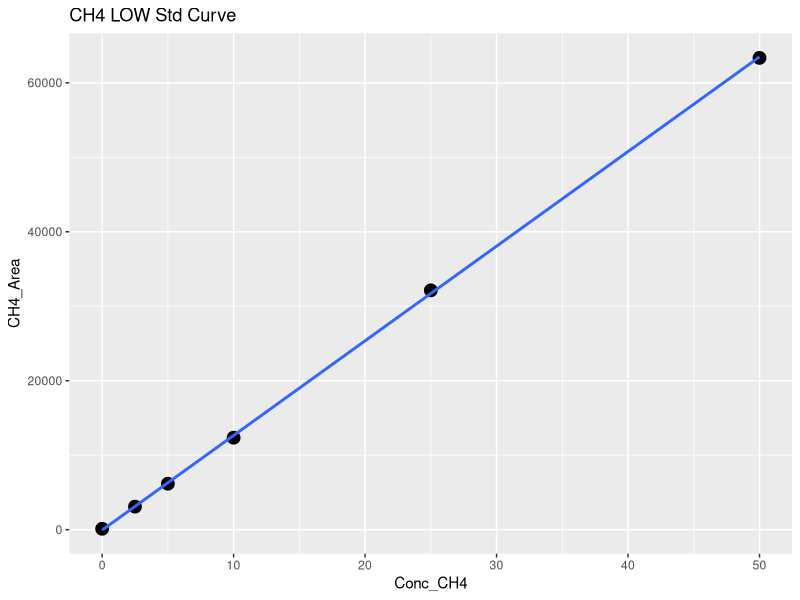
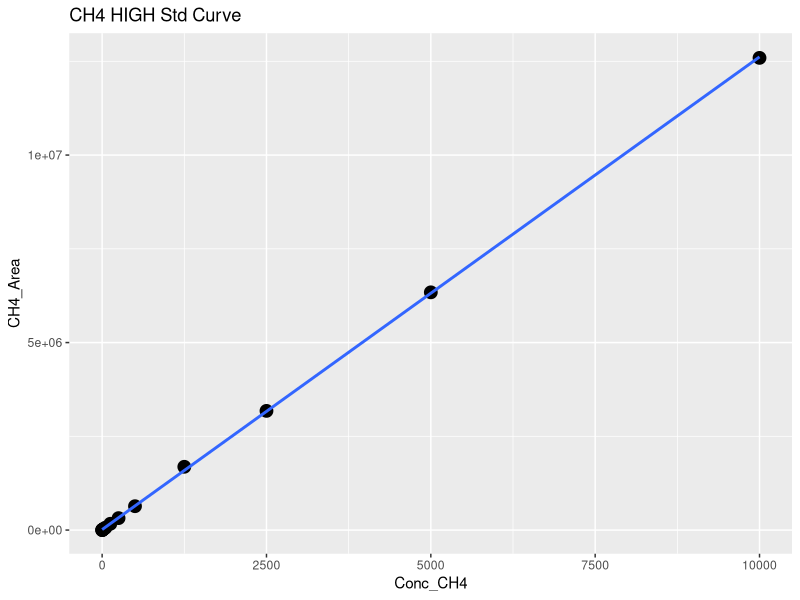
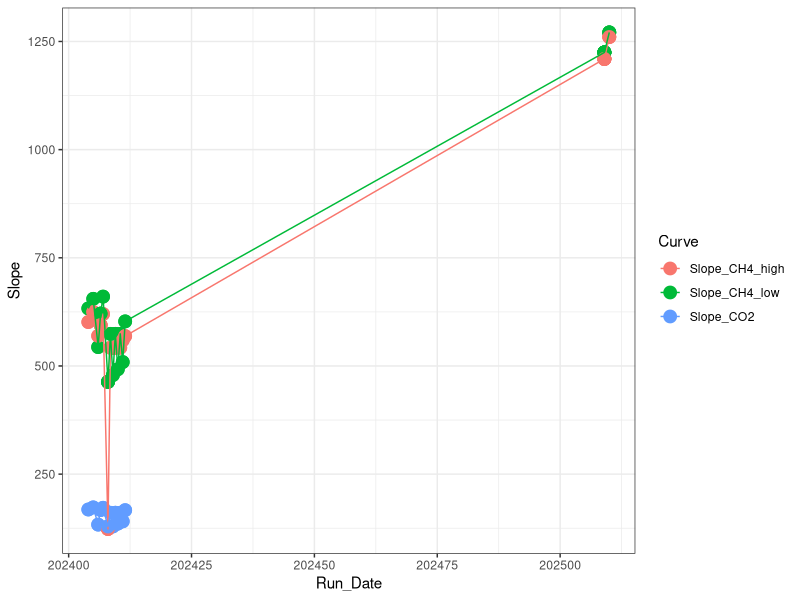

These figures' R source, in order: (Note: this script raises an error after producing the figures.)
## ---- chunk 1
library(dplyr)
library(ggplot2)
library(ggpubr)
library(stringr)
## ---- chunk 2

#Read in June Data 
raw <- read.csv("Raw Data/TEMPEST_SGAS_Test_Well_20251002.csv")
head(raw)

#pull out methane standards
stds_ch4 <-  raw %>%  
  filter(str_detect(User, "B. Blakley")) %>% 
  filter(str_detect(Sample_Type, "Standard"))
#head(stds_ch4)

stds_ch4$Conc_CH4 <- as.numeric(stds_ch4$Conc_CH4)

#split into high curve and low curve for CH4
stds_ch4_low <- stds_ch4  %>%  
  filter(!Conc_CH4 > 100)

#Low curve for CH4
CH4_Low <- ggplot(stds_ch4_low, aes(Conc_CH4, CH4_Area)) + geom_point(size=4) + 
  geom_smooth(method = "lm", se = FALSE) + labs(title="CH4 LOW Std Curve")
CH4_Low

CH4_Low_lm <- lm(stds_ch4_low$CH4_Area ~ stds_ch4_low$Conc_CH4)
summary(CH4_Low_lm)
cf <- coef(CH4_Low_lm)

#create data frame with 1 rows and 0 columns
Slope_CH4_low <- data.frame(matrix(ncol = 0, nrow = 1))
Slope_CH4_low$Curve <- "Slope_CH4_low"
Slope_CH4_low$R2 <- summary(CH4_Low_lm)$adj.r.squared
Slope_CH4_low$Slope <- cf[2]
Slope_CH4_low$Intercept <- cf[1]
#head(Slope_CH4_low)

#High curve for CH4
CH4_High <- ggplot(stds_ch4, aes(Conc_CH4, CH4_Area)) + geom_point(size=4) + 
  geom_smooth(method = "lm", se = FALSE) + labs(title="CH4 HIGH Std Curve")
CH4_High

stds_ch4_lm <- lm(stds_ch4$CH4_Area ~ stds_ch4$Conc_CH4)
summary(stds_ch4_lm)
cf <- coef(stds_ch4_lm)

#create data frame with 1 rows and 0 columns
Slope_CH4_high <- data.frame(matrix(ncol = 0, nrow = 1))
Slope_CH4_high$Curve <- "Slope_CH4_high"
Slope_CH4_high$R2 <- summary(stds_ch4_lm)$adj.r.squared
Slope_CH4_high$Slope <- cf[2]
Slope_CH4_high$Intercept <- cf[1]
#head(Slope_CH4_high)

#pull out co2 standards
stds_co2 <-  raw %>%  
  filter(str_detect(User, "B. Blakley")) %>% 
  filter(str_detect(Sample_Type, "Standard"))
#head(stds_co2)

#CO2 Curve
#CO2_stds <- ggplot(stds_co2, aes(STD_Conc, CO2_Area)) + geom_point(size=4) + 
 # geom_smooth(method = "lm", se = FALSE, color="red") + labs(title="CO2 Std Curve")
#CO2_stds

#stds_co2_lm <- lm(stds_co2$CO2_Area ~ stds_co2$STD_Conc)
#summary(stds_co2_lm)
#cf <- coef(stds_co2_lm)

#create data frame with 1 rows and 0 columns
#Slope_CO2 <- data.frame(matrix(ncol = 0, nrow = 1))
#Slope_CO2$Curve <- "Slope_CO2"
#Slope_CO2$R2 <- summary(stds_co2_lm)$adj.r.squared
#Slope_CO2$Slope <- cf[2]
#Slope_CO2$Intercept <- cf[1]
#head(Slope_CO2)

#pull all the slopes together into one dataframe 
Slopes <- rbind(Slope_CH4_low, Slope_CH4_high) #, Slope_CO2)
#head(Slopes)

#needs changed each time #####
Slopes$Run_Date <- c(202510, 202510) #, 202509)

log <- read.csv("Raw Data/COMPASS_TEMPEST_Varian_QAQC_2024.csv")
head(log)
log <- log[ ,-c(1)]
log <- rbind(log, Slopes)

Slopes_chk <- ggplot(log, aes(Run_Date, Slope, col=Curve)) + geom_point(size=4) + geom_line() + theme_bw()
Slopes_chk

write.csv(log, "Raw Data/COMPASS_TEMPEST_Varian_QAQC_2024.csv")
## ---- chunk 3
#head(raw)

#pull out methane standards
Samples <-  raw %>%  
  filter(!str_detect(Sample_Type, "Standard")) %>%  
  filter(!str_detect(Sample_Type, "STD_CO2")) %>%  
  filter(!str_detect(Sample_Type, "Blank")) %>%  
  filter(!str_detect(Sample_Type, "Lab air")) %>%  
   filter(!str_detect(Sample_Type, "ChkStd")) %>%
   filter(!str_detect(Sample_ID, "Shakey")) %>%
  filter(!str_detect(Sample_Type, "NA"))
#head(Samples)

#Now flag any areas that are above the 100ppm area for CH4
Samples$CH4_Curve <- ifelse(Samples$CH4_Area >71000, "High", "Low")
#head(Samples)

#Calculate CH4 concentrations in ppm
Samples$CH4_Conc_ppm <- ifelse(Samples$CH4_Area >71000, (Samples$CH4_Area-Slope_CH4_high$Intercept)/Slope_CH4_high$Slope,                                       (Samples$CH4_Area-Slope_CH4_low$Intercept)/Slope_CH4_low$Slope )

#Calculate CO2 concentrations in ppm 
#Samples$CO2_Conc_ppm <- ((Samples$CO2_Area-Slope_CO2$Intercept)/Slope_CO2$Slope) 

#head(Samples)

##########make flags for any dilutions needed 
#highest CH4 standard = 10000
#highest CO2 standard = 50000

Samples$CH4_Flag <- ifelse(Samples$CH4_Conc_ppm >10000, "Needs Dilution", "Within Range")
#Samples$CO2_Flag <- ifelse(Samples$CO2_Conc_ppm >50000, "Needs Dilution", "Within Range")
#head(Samples)

## ---- chunk 4

chks <-  raw %>%  
  filter(!str_detect(Sample_Type, "Standard")) %>%  
  filter(!str_detect(Sample_Type, "Sample")) %>%  
  filter(!str_detect(Sample_Type, "Blank")) %>%  
  filter(!str_detect(Sample_Type, "Lab air")) %>%  
  filter(!str_detect(Sample_Type, "NA"))
#head(chks)

#Calculate CH4 concentrations in ppm
chks$CH4_Conc_ppm <- ifelse(chks$CH4_Area >71000, 
                      (chks$CH4_Area-Slope_CH4_high$Intercept)/Slope_CH4_high$Slope,                                       (chks$CH4_Area-Slope_CH4_low$Intercept)/Slope_CH4_low$Slope )

#Calculate CO2 concentrations in ppm 
#chks$CO2_Conc_ppm <- ((chks$CO2_Area-Slope_CO2$Intercept)/Slope_CO2$Slope)



#change this if check standard concentrations are different 
level_ch4 <- 500      #ppm
level_co2 <- 1000   #ppm

#calculate percent difference of check standards 
chks$Ch4_diff <- ((chks$CH4_Conc_ppm - level_ch4)/((chks$CH4_Conc_ppm + level_ch4)/2)) * 100
chks$CH4_diff_flag <-  ifelse(chks$Ch4_diff <10, 'YES', 'NO, rerun')

#chks$CO2_diff <- ((chks$CO2_Conc_ppm - level_co2)/((chks$CO2_Conc_ppm + level_co2)/2)) * 100
#chks$CO2_diff_flag <-  ifelse(chks$CO2_diff <10, 'YES', 'NO, rerun')

#now plot the Ch4 concentrations and the CO2 concentrations vs. the expected concentration 
#then also make the color the percent difference between the expected and observed concentration 

ch4_chk <-  ggplot(data = chks, aes(x = Sample_ID, y = CH4_Conc_ppm, fill=CH4_diff_flag)) +
       geom_bar(stat = 'identity') + 
        scale_fill_manual(values=c("darkgreen", "darkgrey"))+
        #scale_fill_gradient2(low='red', mid='white', high='blue', space='Lab') + 
        theme_classic() + labs(x= " ", y="Percent Difference  (%)", title="Check Stds: CH4") + 
        theme(legend.position="bottom") +  geom_hline(yintercept=level_ch4, linetype="dashed", 
                color = "black", linewidth=1)


#co2_chk <-  ggplot(data = chks, aes(x = Sample_ID, y = CO2_Conc_ppm, fill=CO2_diff_flag)) +
 #      geom_bar(stat = 'identity') + 
 #       scale_fill_manual(values=c( "darkgrey", "darkgreen"))+
        #scale_fill_gradient2(low='red', mid='white', high='blue', space='Lab') + 
  #      theme_classic() + labs(x= " ", y="Percent Difference  (%)", title="Check Stds: CO2") + 
  #      theme(legend.position="bottom") +  geom_hline(yintercept=level_co2, linetype="dashed", 
   #             color = "black", linewidth=1)

#ggarrange(ch4_chk, co2_chk, nrow=1, ncol=2)

print(ch4_chk)
## ---- chunk 5

#multiply the concentration by the dilution factor
Samples$CH4_Conc_ppm_dilcorr <- (Samples$CH4_Conc_ppm * Samples$Dilution_Factor)

#Samples$CO2_Conc_ppm_dilcorr <- (Samples$CO2_Conc_ppm * Samples$Dilution_Factor)

#check results
#head(Samples)

#quick first look at the samples 
ch4_samples <-  ggplot(data = Samples, aes(x = Sample_ID, y = CH4_Conc_ppm, fill=CH4_Flag)) +
       geom_bar(stat = 'identity') + 
        scale_fill_manual(values=c("darkgreen","red"))+
        #scale_fill_gradient2(low='red', mid='white', high='blue', space='Lab') + 
        theme_classic() + labs(x= " ", y="CH4 (ppm)", title="CH4: Green = Within Range") + 
        theme(legend.position="none") 


#co2_samples <-  ggplot(data = Samples, aes(x = Sample_ID, y = CO2_Conc_ppm, fill=CO2_Flag)) +
#       geom_bar(stat = 'identity') + 
 #       scale_fill_manual(values=c("red", "darkgreen"))+
        #scale_fill_gradient2(low='red', mid='white', high='blue', space='Lab') + 
 #       theme_classic() + labs(x= " ", y="CO2 (ppm)", title="CO2: Green = Within Range") + 
 #       theme(legend.position="none") 

#ggarrange(ch4_samples, co2_samples, nrow=1, ncol=2)


print(ch4_samples)

## ---- chunk 6

# Convert ppm CH4 to total umol CH4 in the sample headspace
# use Ideal Gas Law:  
#   hdsp umol CH4 = ppm CH4*(PV/RT) 
#      P = 1 (pressure in atm)
#      R = 0.082 (gas constant)
#      V = 0.015 (gas syringe volume in L)
#      T = "TempC" column value in Kelvin (equilibration temperature)

#set the volume used for the sample
volume = 0.02  #in Liters (samples are 20mL so 0.02mL )
TempC <-  25 #I am assuming 25C not sure how we want to handle this
IdealGas <- 0.08206

#Calculate CH4 concentrations in ppm
Samples$CH4_Conc_umol <- ifelse(Samples$G_W == "W",
                    ((Samples$CH4_Conc_ppm_dilcorr*((1*volume)/(0.08206*(TempC+273.15))))/(volume)),
                    (Samples$CH4_Conc_ppm_dilcorr*((1*volume)/(0.08206*(TempC+273.15)))))
#Samples$CO2_Conc_umol <- ifelse(Samples$G_W == "W",
 #                   ((Samples$CO2_Conc_ppm_dilcorr*((1*volume)/(0.08206*(TempC+273.15))))/(volume)),
 #                   (Samples$CO2_Conc_ppm_dilcorr*((1*volume)/(0.08206*(TempC+273.15)))))

Samples$CH4_Conc_nmol <- Samples$CH4_Conc_umol * 1000
#Samples$CO2_Conc_nmol <- Samples$CO2_Conc_umol * 1000

#quick first look at the samples 
ch4_samples1 <-  ggplot(data = Samples, aes(x = Sample_ID, y = CH4_Conc_nmol, fill=G_W)) +
       geom_bar(stat = 'identity') + 
        scale_fill_manual(values=c("darkgrey","darkblue"))+
        #scale_fill_gradient2(low='red', mid='white', high='blue', space='Lab') + 
        theme_classic() + labs(x= " ", y="CH4 (uM)", title="CH4: Blue = PW Sample") + 
        theme(legend.position="none") 


#co2_samples1 <-  ggplot(data = Samples, aes(x = Sample_ID, y = CO2_Conc_nmol, fill=G_W)) +
#       geom_bar(stat = 'identity') + 
#        scale_fill_manual(values=c("darkgrey","darkblue"))+
        #scale_fill_gradient2(low='red', mid='white', high='blue', space='Lab') + 
 #       theme_classic() + labs(x= " ", y="CO2 (uM)", title="CO2: Blue = PW Sample") + 
 #       theme(legend.position="none") 

#ggarrange(ch4_samples1, co2_samples1, nrow=1, ncol=2)
#print(ch4_samples1)

## ---- chunk 7
#check results
#head(Samples)

#pull out what we need 
#Samples1 <- Samples[ ,c(1:3,6:17,21:24)]
#head(Samples1)

final_data <- Samples %>% 
  #select(Project, Plot, grid, sample_name, Vial_ID, date, ) %>%
  mutate(
    Project = "COMPASS",   # new column with same value on every row
    Experiment = "TEMPEST: Gas Well Test #2")#,
    #Run_notes = run_notes     # new column with notes about the run
  #) 

final_data$Minutes <- as.numeric(final_data$Minutes)

#plot the data thru time so we can see the equilibration 
final <-  ggplot(data = final_data, aes(x = Minutes, y = CH4_Conc_ppm_dilcorr, color=Event_Stamp)) +
        geom_point(size=4) + 
        geom_line() + 
        scale_x_continuous(breaks = seq(0, 180, by = 15))+
        theme_classic() + labs(x= "Minutes", y="CH4 (ppm)", title="Gas Well Test #2: 50ppm CH4") + 
        theme(legend.position = "bottom", legend.title=element_blank())
final

#this needs altered to match the tempest metadata and clean up 
final_data <- final_data %>%
  rename(
    CH4_ppm = CH4_Conc_ppm_dilcorr ,
    CH4_uM = CH4_Conc_umol, 
    # add more rename pairs as needed
  ) %>%
  select(
    Project, Experiment, Sample_Year, Sample_Month, Sample_Day, Sample_Time, 
    Sample_ID, Event_Stamp, Minutes,
    CH4_ppm, CH4_uM, CH4_Flag #, tdn_mgL, tdn_uM, tdn_flag, Analysis_runtime,
    #Run_notes
    # list columns in the order you want them
  )

head(final_data)

write.csv(final_data, "Processed Data/TMP_GasWellTest_2_GHG_Processed.csv")

